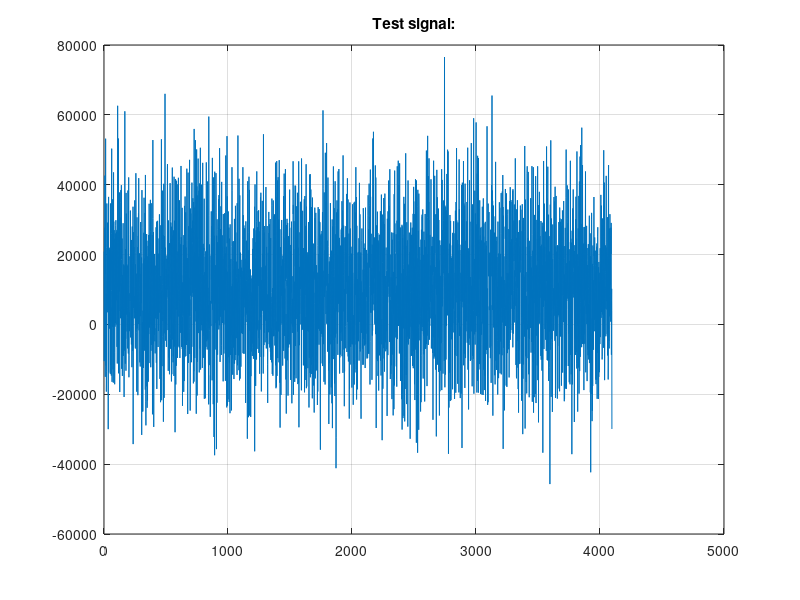

Write MATLAB code to recreate this figure.
clear;
close all;
clc;

% choose test signal:
    test = 'sin';
    %test = 'audio';
    %test = 'const';
    %test = 'num'; % numbers 0...N (function 'y = x', x > 0)

% sin spec:
    Fd = 44100;

    amp_1 = 10000; % 1st sine from e.g. 16 bit ADC
    amp_2 = 5000; % 2nd sine
    amp_noise = 15000;
    
    freq_1 = 9000; % Hz
    freq_2 = 4500;

    phase_1 = 0; % grad
    phase_2 = 37;

    bias = 10000;
% auido sample path:   
    audiofile = 'impulses/sample_in.wav';
    boost = 1.5e4; % all sample points multiple on this coef for normalize
% const signal:
    dc = 100;

N = 4096;
N_bank = N/4; % cause Radix-4

w_amp = 1024; % amplitude of twiddle coef use to normalize data after multiplier
stage = 6; % number of stage

fprintf('\n\tBegin\n');
fprintf('\n\t\tread and sort coef...\n');

%% ==============================   coef:   ===============================
w_re_1(1:N_bank, 1) = load('w_re_1.txt'); % column mean stage of FFT
w_re_2(1:N_bank, 1) = load('w_re_2.txt');
w_re_3(1:N_bank, 1) = load('w_re_3.txt');

w_im_1(1:N_bank, 1) = load('w_im_1.txt');
w_im_2(1:N_bank, 1) = load('w_im_2.txt');
w_im_3(1:N_bank, 1) = load('w_im_3.txt');

for i = 1:(stage - 2) % '- 2' because stage with multiplier '= stage - 1'
        w_re_1_buf = w_re_1(1:4:N_bank, i);
    w_re_1(1:N_bank, i + 1) = [w_re_1_buf; w_re_1_buf; w_re_1_buf; w_re_1_buf];
        w_re_2_buf = w_re_2(1:4:N_bank, i);
    w_re_2(1:N_bank, i + 1) = [w_re_2_buf; w_re_2_buf; w_re_2_buf; w_re_2_buf];
        w_re_3_buf = w_re_3(1:4:N_bank, i);
    w_re_3(1:N_bank, i + 1) = [w_re_3_buf; w_re_3_buf; w_re_3_buf; w_re_3_buf];

        w_im_1_buf = w_im_1(1:4:N_bank, i);
    w_im_1(1:N_bank, i + 1) = [w_im_1_buf; w_im_1_buf; w_im_1_buf; w_im_1_buf];
        w_im_2_buf = w_im_2(1:4:N_bank, i);
    w_im_2(1:N_bank, i + 1) = [w_im_2_buf; w_im_2_buf; w_im_2_buf; w_im_2_buf];
        w_im_3_buf = w_im_3(1:4:N_bank, i);
    w_im_3(1:N_bank, i + 1) = [w_im_3_buf; w_im_3_buf; w_im_3_buf; w_im_3_buf];
end

clear w_re_1_buf; clear w_re_2_buf; clear w_re_3_buf;  
clear w_im_1_buf; clear w_im_2_buf; clear w_im_3_buf;

%% ===========================   test signal:   ===========================
fprintf('\n\t\tbuild test signal...\n');
if(strcmp(test, 'sin'))
    time = 0 : 1/Fd : (N - 1)/Fd;
    
    noise = amp_noise * randn(1, length(time));
    signal = bias + amp_1*sind((freq_1*360).* time + phase_1) +...
                    amp_2*sind((freq_2*360).* time + phase_2) + noise;
    
    clear Fd; clear bias; clear time;
    clear amp_1; clear amp_2;
    clear freq_1; clear freq_2;
    clear phase_1; clear phase_2;
    
    fprintf('\n\t\tsine signal test\n');
elseif(strcmp(test, 'audio'))
    [y, fs] = audioread(audiofile);
    signal(1:N) = y(1:N).*boost;
    
    clear y; clear fs;
    
    fprintf('\n\t\taudio test\n');
elseif(strcmp(test, 'const'))
    signal(1:N) = dc;
    fprintf('\n\t\tconst test\n');
elseif(strcmp(test, 'num'))
    signal(1:N) = 0 : (N-1);
    fprintf('\n\t\tindex number test\n');
else
    error('"test" is wrong\n');
end

% filling RAM:
ram_re(1:N_bank, 1:4) = zeros;
ram_im(1:N_bank, 1:4) = zeros;

k = 0;
for i = 1:4 
    for j = 1:N_bank
        k = k + 1;
        ram_re(j, i) = round(signal(k));
    end
end

% graphic of test signal:
figure;
signal_buf(1:N) = [ram_re(:,1), ram_re(:,2), ram_re(:,3), ram_re(:,4)];
plot(signal_buf);
title('Test signal:');
grid on;

clear k; clear j; clear signal_buf;

%{
% 1 st:
% output mixer:
    ram_re_buf1(1:256,   1:4) = [ram_re(1:256,   1), ram_re(1:256,   2), ram_re(1:256,   3), ram_re(1:256,   4)];
    ram_re_buf1(257:512, 1:4) = [ram_re(257:512, 2), ram_re(257:512, 3), ram_re(257:512, 4), ram_re(257:512, 1)];
    ram_re_buf1(513:768, 1:4) = [ram_re(513:768, 3), ram_re(513:768, 4), ram_re(513:768, 1), ram_re(513:768, 2)];
    ram_re_buf1(769:1024,1:4) = [ram_re(769:1024,4), ram_re(769:1024,1), ram_re(769:1024,2), ram_re(769:1024,3)];

% ===========================    2 stage    ===============================
% input mixer + rotate addr:
    ram_a_re_buf(1:256,   1:4) = [ram_re_buf1(1:256, 1), ram_re_buf1(257:512, 4), ram_re_buf1(513:768, 3), ram_re_buf1(769:1024, 2)];
    ram_a_re_buf(257:512, 1:4) = [ram_re_buf1(1:256, 2), ram_re_buf1(257:512, 1), ram_re_buf1(513:768, 4), ram_re_buf1(769:1024, 3)];
    ram_a_re_buf(513:768, 1:4) = [ram_re_buf1(1:256, 3), ram_re_buf1(257:512, 2), ram_re_buf1(513:768, 1), ram_re_buf1(769:1024, 4)];
    ram_a_re_buf(769:1024,1:4) = [ram_re_buf1(1:256, 4), ram_re_buf1(257:512, 3), ram_re_buf1(513:768, 2), ram_re_buf1(769:1024, 1)];
    
% output mixer:
for i = 1:4
    t = (i-1)*256;
    
    ram_re(1+t : 64+t, 1:4) =    [ram_a_re_buf(1+t : 64+t, 1),    ram_a_re_buf(1+t : 64+t, 2),    ram_a_re_buf(1+t : 64+t, 3),    ram_a_re_buf(1+t : 64+t, 4)];
    ram_re(65+t : 128+t, 1:4) =  [ram_a_re_buf(65+t : 128+t, 2),  ram_a_re_buf(65+t : 128+t, 3),  ram_a_re_buf(65+t : 128+t, 4),  ram_a_re_buf(65+t : 128+t, 1)];
    ram_re(129+t : 192+t, 1:4) = [ram_a_re_buf(129+t : 192+t, 3), ram_a_re_buf(129+t : 192+t, 4), ram_a_re_buf(129+t : 192+t, 1), ram_a_re_buf(129+t : 192+t, 2)];
    ram_re(193+t : 256+t, 1:4) = [ram_a_re_buf(193+t : 256+t, 4), ram_a_re_buf(193+t : 256+t, 1), ram_a_re_buf(193+t : 256+t, 2), ram_a_re_buf(193+t : 256+t, 3)];

end

% ===========================    3 stage    ===============================

ram_a_re_buf(1:1024, 1:4) = zeros;

% input mixer + rotate addr:
for i = 1:4
    t = (i-1)*256;
    
    ram_a_re_buf(1+t : 64+t, 1:4) =    [ram_re(1+t : 64+t, 1), ram_re(65+t : 128+t, 4), ram_re(129+t : 192+t, 3), ram_re(193+t : 256+t, 2)];
    ram_a_re_buf(65+t : 128+t, 1:4) =  [ram_re(1+t : 64+t, 2), ram_re(65+t : 128+t, 1), ram_re(129+t : 192+t, 4), ram_re(193+t : 256+t, 3)];
    ram_a_re_buf(129+t : 192+t, 1:4) = [ram_re(1+t : 64+t, 3), ram_re(65+t : 128+t, 2), ram_re(129+t : 192+t, 1), ram_re(193+t : 256+t, 4)];
    ram_a_re_buf(193+t : 256+t, 1:4) = [ram_re(1+t : 64+t, 4), ram_re(65+t : 128+t, 3), ram_re(129+t : 192+t, 2), ram_re(193+t : 256+t, 1)];
end
  
% output mixer:
for i = 1:16
    t = (i-1)*64;
    
    ram_re(1+t : 16+t, 1:4) =  [ram_a_re_buf(1+t : 16+t, 1), ram_a_re_buf(1+t : 16+t, 2), ram_a_re_buf(1+t : 16+t, 3), ram_a_re_buf(1+t : 16+t, 4)];
    ram_re(17+t : 32+t, 1:4) = [ram_a_re_buf(17+t : 32+t, 2), ram_a_re_buf(17+t : 32+t, 3), ram_a_re_buf(17+t : 32+t, 4), ram_a_re_buf(17+t : 32+t, 1)];
    ram_re(33+t : 48+t, 1:4) = [ram_a_re_buf(33+t : 48+t, 3), ram_a_re_buf(33+t : 48+t, 4), ram_a_re_buf(33+t : 48+t, 1), ram_a_re_buf(33+t : 48+t, 2)];
    ram_re(49+t : 64+t, 1:4) = [ram_a_re_buf(49+t : 64+t, 4), ram_a_re_buf(49+t : 64+t, 1), ram_a_re_buf(49+t : 64+t, 2), ram_a_re_buf(49+t : 64+t, 3)];
end

% ===========================    4 stage    ===============================

ram_a_re_buf(1:1024, 1:4) = zeros;

% input mixer + rotate addr:
for i = 1:16
    t = (i-1)*64;
    
    ram_a_re_buf(1+t : 16+t, 1:4) =  [ram_re(1+t : 16+t, 1), ram_re(17+t : 32+t, 4), ram_re(33+t : 48+t, 3), ram_re(49+t : 64+t, 2)];
    ram_a_re_buf(17+t : 32+t, 1:4) = [ram_re(1+t : 16+t, 2), ram_re(17+t : 32+t, 1), ram_re(33+t : 48+t, 4), ram_re(49+t : 64+t, 3)];
    ram_a_re_buf(33+t : 48+t, 1:4) = [ram_re(1+t : 16+t, 3), ram_re(17+t : 32+t, 2), ram_re(33+t : 48+t, 1), ram_re(49+t : 64+t, 4)];
    ram_a_re_buf(49+t : 64+t, 1:4) = [ram_re(1+t : 16+t, 4), ram_re(17+t : 32+t, 3), ram_re(33+t : 48+t, 2), ram_re(49+t : 64+t, 1)];
end
    
% output mixer:
for i = 1:64
    t = (i-1)*16;
    
    ram_re(1+t : 4+t, 1:4) =   [ram_a_re_buf(1+t : 4+t, 1),   ram_a_re_buf(1+t : 4+t, 2),   ram_a_re_buf(1+t : 4+t, 3),   ram_a_re_buf(1+t : 4+t, 4)];
    ram_re(5+t : 8+t, 1:4) =   [ram_a_re_buf(5+t : 8+t, 2),   ram_a_re_buf(5+t : 8+t, 3),   ram_a_re_buf(5+t : 8+t, 4),   ram_a_re_buf(5+t : 8+t, 1)];
    ram_re(9+t : 12+t, 1:4) =  [ram_a_re_buf(9+t : 12+t, 3),  ram_a_re_buf(9+t : 12+t, 4),  ram_a_re_buf(9+t : 12+t, 1),  ram_a_re_buf(9+t : 12+t, 2)];
    ram_re(13+t : 16+t, 1:4) = [ram_a_re_buf(13+t : 16+t, 4), ram_a_re_buf(13+t : 16+t, 1), ram_a_re_buf(13+t : 16+t, 2), ram_a_re_buf(13+t : 16+t, 3)];
end

% ===========================    5 stage    ===============================

ram_a_re_buf(1:1024, 1:4) = zeros;

% input mixer + rotate addr:
for i = 1:64
    t = (i-1)*16;
    
    ram_a_re_buf(1+t : 4+t, 1:4) =   [ram_re(1+t : 4+t, 1), ram_re(5+t : 8+t, 4), ram_re(9+t : 12+t, 3), ram_re(13+t : 16+t, 2)];
    ram_a_re_buf(5+t : 8+t, 1:4) =   [ram_re(1+t : 4+t, 2), ram_re(5+t : 8+t, 1), ram_re(9+t : 12+t, 4), ram_re(13+t : 16+t, 3)];
    ram_a_re_buf(9+t : 12+t, 1:4) =  [ram_re(1+t : 4+t, 3), ram_re(5+t : 8+t, 2), ram_re(9+t : 12+t, 1), ram_re(13+t : 16+t, 4)];
    ram_a_re_buf(13+t : 16+t, 1:4) = [ram_re(1+t : 4+t, 4), ram_re(5+t : 8+t, 3), ram_re(9+t : 12+t, 2), ram_re(13+t : 16+t, 1)];
end

% output mixer:
for i = 1:256
    t = (i-1)*4;
    
    ram_re(1+t, 1:4) = [ram_a_re_buf(1+t, 1), ram_a_re_buf(1+t, 2), ram_a_re_buf(1+t, 3), ram_a_re_buf(1+t, 4)];
    ram_re(2+t, 1:4) = [ram_a_re_buf(2+t, 2), ram_a_re_buf(2+t, 3), ram_a_re_buf(2+t, 4), ram_a_re_buf(2+t, 1)];
    ram_re(3+t, 1:4) = [ram_a_re_buf(3+t, 3), ram_a_re_buf(3+t, 4), ram_a_re_buf(3+t, 1), ram_a_re_buf(3+t, 2)];
    ram_re(4+t, 1:4) = [ram_a_re_buf(4+t, 4), ram_a_re_buf(4+t, 1), ram_a_re_buf(4+t, 2), ram_a_re_buf(4+t, 3)];
end

%% ===========================    6 stage    ===============================

ram_a_re_buf(1:N_bank, 1:4) = zeros;

% input mixer + rotate addr:
for i = 1:256
    t = (i-1)*4;
    
    ram_a_re_buf(1+t, 1:4) = [ram_re(1+t, 1), ram_re(2+t, 4), ram_re(3+t, 3), ram_re(4+t, 2)];
    ram_a_re_buf(2+t, 1:4) = [ram_re(1+t, 2), ram_re(2+t, 1), ram_re(3+t, 4), ram_re(4+t, 3)];
    ram_a_re_buf(3+t, 1:4) = [ram_re(1+t, 3), ram_re(2+t, 2), ram_re(3+t, 1), ram_re(4+t, 4)];
    ram_a_re_buf(4+t, 1:4) = [ram_re(1+t, 4), ram_re(2+t, 3), ram_re(3+t, 2), ram_re(4+t, 1)];
end
%}

fprintf('\n\t\tstart FFT...\n');
%% ===========================    1 stage    ===============================
% butterfly:
    but_re(1:N_bank, 1) = (ram_re(1:N_bank, 1) + ram_re(1:N_bank, 2) + ram_re(1:N_bank, 3) + ram_re(1:N_bank, 4))/4;
    but_re(1:N_bank, 2) = (ram_re(1:N_bank, 1) + ram_im(1:N_bank, 2) - ram_re(1:N_bank, 3) - ram_im(1:N_bank, 4))/4;
    but_re(1:N_bank, 3) = (ram_re(1:N_bank, 1) - ram_re(1:N_bank, 2) + ram_re(1:N_bank, 3) - ram_re(1:N_bank, 4))/4;
    but_re(1:N_bank, 4) = (ram_re(1:N_bank, 1) - ram_im(1:N_bank, 2) - ram_re(1:N_bank, 3) + ram_im(1:N_bank, 4))/4;

    but_im(1:N_bank, 1) = (ram_im(1:N_bank, 1) + ram_im(1:N_bank, 2) + ram_im(1:N_bank, 3) + ram_im(1:N_bank, 4))/4;
    but_im(1:N_bank, 2) = (ram_im(1:N_bank, 1) - ram_re(1:N_bank, 2) - ram_im(1:N_bank, 3) + ram_re(1:N_bank, 4))/4;
    but_im(1:N_bank, 3) = (ram_im(1:N_bank, 1) - ram_im(1:N_bank, 2) + ram_im(1:N_bank, 3) - ram_im(1:N_bank, 4))/4;
    but_im(1:N_bank, 4) = (ram_im(1:N_bank, 1) + ram_re(1:N_bank, 2) - ram_im(1:N_bank, 3) - ram_re(1:N_bank, 4))/4;

% multipiler:
    mult_re(1:N_bank, 1) = but_re(1:N_bank, 1);
    mult_im(1:N_bank, 1) = but_im(1:N_bank, 1);

    mult_re(1:N_bank, 2) = (but_re(1:N_bank, 2).*w_re_1(1:N_bank, 1) - but_im(1:N_bank, 2).*w_im_1(1:N_bank, 1))/w_amp;
    mult_im(1:N_bank, 2) = (but_re(1:N_bank, 2).*w_im_1(1:N_bank, 1) + but_im(1:N_bank, 2).*w_re_1(1:N_bank, 1))/w_amp;

    mult_re(1:N_bank, 3) = (but_re(1:N_bank, 3).*w_re_2(1:N_bank, 1) - but_im(1:N_bank, 3).*w_im_2(1:N_bank, 1))/w_amp;
    mult_im(1:N_bank, 3) = (but_re(1:N_bank, 3).*w_im_2(1:N_bank, 1) + but_im(1:N_bank, 3).*w_re_2(1:N_bank, 1))/w_amp;

    mult_re(1:N_bank, 4) = (but_re(1:N_bank, 4).*w_re_3(1:N_bank, 1) - but_im(1:N_bank, 4).*w_im_3(1:N_bank, 1))/w_amp; 
    mult_im(1:N_bank, 4) = (but_re(1:N_bank, 4).*w_im_3(1:N_bank, 1) + but_im(1:N_bank, 4).*w_re_3(1:N_bank, 1))/w_amp;

% output mixer:
    ram_re(1:256,   1:4) = [mult_re(1:256,   1), mult_re(1:256,   2), mult_re(1:256,   3), mult_re(1:256,   4)];
    ram_re(257:512, 1:4) = [mult_re(257:512, 2), mult_re(257:512, 3), mult_re(257:512, 4), mult_re(257:512, 1)];
    ram_re(513:768, 1:4) = [mult_re(513:768, 3), mult_re(513:768, 4), mult_re(513:768, 1), mult_re(513:768, 2)];
    ram_re(769:1024,1:4) = [mult_re(769:1024,4), mult_re(769:1024,1), mult_re(769:1024,2), mult_re(769:1024,3)];
    
    ram_im(1:256,   1:4) = [mult_im(1:256,   1), mult_im(1:256,   2), mult_im(1:256,   3), mult_im(1:256,   4)];
    ram_im(257:512, 1:4) = [mult_im(257:512, 2), mult_im(257:512, 3), mult_im(257:512, 4), mult_im(257:512, 1)];
    ram_im(513:768, 1:4) = [mult_im(513:768, 3), mult_im(513:768, 4), mult_im(513:768, 1), mult_im(513:768, 2)];
    ram_im(769:1024,1:4) = [mult_im(769:1024,4), mult_im(769:1024,1), mult_im(769:1024,2), mult_im(769:1024,3)];

%% ===========================    2 stage    ===============================
% input mixer + rotate addr:
    ram_a_re_buf(1:256,   1:4) = [ram_re(1:256, 1), ram_re(257:512, 4), ram_re(513:768, 3), ram_re(769:1024, 2)];
    ram_a_re_buf(257:512, 1:4) = [ram_re(1:256, 2), ram_re(257:512, 1), ram_re(513:768, 4), ram_re(769:1024, 3)];
    ram_a_re_buf(513:768, 1:4) = [ram_re(1:256, 3), ram_re(257:512, 2), ram_re(513:768, 1), ram_re(769:1024, 4)];
    ram_a_re_buf(769:1024,1:4) = [ram_re(1:256, 4), ram_re(257:512, 3), ram_re(513:768, 2), ram_re(769:1024, 1)];
    
    ram_a_im_buf(1:256,   1:4) = [ram_im(1:256, 1), ram_im(257:512, 4), ram_im(513:768, 3), ram_im(769:1024, 2)];
    ram_a_im_buf(257:512, 1:4) = [ram_im(1:256, 2), ram_im(257:512, 1), ram_im(513:768, 4), ram_im(769:1024, 3)];
    ram_a_im_buf(513:768, 1:4) = [ram_im(1:256, 3), ram_im(257:512, 2), ram_im(513:768, 1), ram_im(769:1024, 4)];
    ram_a_im_buf(769:1024,1:4) = [ram_im(1:256, 4), ram_im(257:512, 3), ram_im(513:768, 2), ram_im(769:1024, 1)];
    
ram_re = ram_a_re_buf;
ram_im = ram_a_im_buf;
clear ram_a_re_buf; clear ram_a_im_buf;
    
% butterfly:
    but_re(1:N_bank, 1) = (ram_re(1:N_bank, 1) + ram_re(1:N_bank, 2) + ram_re(1:N_bank, 3) + ram_re(1:N_bank, 4))/4;
    but_re(1:N_bank, 2) = (ram_re(1:N_bank, 1) + ram_im(1:N_bank, 2) - ram_re(1:N_bank, 3) - ram_im(1:N_bank, 4))/4;
    but_re(1:N_bank, 3) = (ram_re(1:N_bank, 1) - ram_re(1:N_bank, 2) + ram_re(1:N_bank, 3) - ram_re(1:N_bank, 4))/4;
    but_re(1:N_bank, 4) = (ram_re(1:N_bank, 1) - ram_im(1:N_bank, 2) - ram_re(1:N_bank, 3) + ram_im(1:N_bank, 4))/4;

    but_im(1:N_bank, 1) = (ram_im(1:N_bank, 1) + ram_im(1:N_bank, 2) + ram_im(1:N_bank, 3) + ram_im(1:N_bank, 4))/4;
    but_im(1:N_bank, 2) = (ram_im(1:N_bank, 1) - ram_re(1:N_bank, 2) - ram_im(1:N_bank, 3) + ram_re(1:N_bank, 4))/4;
    but_im(1:N_bank, 3) = (ram_im(1:N_bank, 1) - ram_im(1:N_bank, 2) + ram_im(1:N_bank, 3) - ram_im(1:N_bank, 4))/4;
    but_im(1:N_bank, 4) = (ram_im(1:N_bank, 1) + ram_re(1:N_bank, 2) - ram_im(1:N_bank, 3) - ram_re(1:N_bank, 4))/4;
    
% multipiler:
    mult_re(1:N_bank, 1) = but_re(1:N_bank, 1);
    mult_im(1:N_bank, 1) = but_im(1:N_bank, 1);

    mult_re(1:N_bank, 2) = (but_re(1:N_bank, 2).*w_re_1(1:N_bank, 2) - but_im(1:N_bank, 2).*w_im_1(1:N_bank, 2))/w_amp;
    mult_im(1:N_bank, 2) = (but_re(1:N_bank, 2).*w_im_1(1:N_bank, 2) + but_im(1:N_bank, 2).*w_re_1(1:N_bank, 2))/w_amp;

    mult_re(1:N_bank, 3) = (but_re(1:N_bank, 3).*w_re_2(1:N_bank, 2) - but_im(1:N_bank, 3).*w_im_2(1:N_bank, 2))/w_amp;
    mult_im(1:N_bank, 3) = (but_re(1:N_bank, 3).*w_im_2(1:N_bank, 2) + but_im(1:N_bank, 3).*w_re_2(1:N_bank, 2))/w_amp;

    mult_re(1:N_bank, 4) = (but_re(1:N_bank, 4).*w_re_3(1:N_bank, 2) - but_im(1:N_bank, 4).*w_im_3(1:N_bank, 2))/w_amp;
    mult_im(1:N_bank, 4) = (but_re(1:N_bank, 4).*w_im_3(1:N_bank, 2) + but_im(1:N_bank, 4).*w_re_3(1:N_bank, 2))/w_amp;
    
% output mixer:
for i = 1:4
    t = (i-1)*256;
    
    ram_re(1+t : 64+t, 1:4) =    [mult_re(1+t : 64+t, 1),    mult_re(1+t : 64+t, 2),    mult_re(1+t : 64+t, 3),    mult_re(1+t : 64+t, 4)];
    ram_re(65+t : 128+t, 1:4) =  [mult_re(65+t : 128+t, 2),  mult_re(65+t : 128+t, 3),  mult_re(65+t : 128+t, 4),  mult_re(65+t : 128+t, 1)];
    ram_re(129+t : 192+t, 1:4) = [mult_re(129+t : 192+t, 3), mult_re(129+t : 192+t, 4), mult_re(129+t : 192+t, 1), mult_re(129+t : 192+t, 2)];
    ram_re(193+t : 256+t, 1:4) = [mult_re(193+t : 256+t, 4), mult_re(193+t : 256+t, 1), mult_re(193+t : 256+t, 2), mult_re(193+t : 256+t, 3)];
    
    ram_im(1+t : 64+t, 1:4) =    [mult_im(1+t : 64+t, 1),    mult_im(1+t : 64+t, 2),    mult_im(1+t : 64+t, 3),    mult_im(1+t : 64+t, 4)];
    ram_im(65+t : 128+t, 1:4) =  [mult_im(65+t : 128+t, 2),  mult_im(65+t : 128+t, 3),  mult_im(65+t : 128+t, 4),  mult_im(65+t : 128+t, 1)];
    ram_im(129+t : 192+t, 1:4) = [mult_im(129+t : 192+t, 3), mult_im(129+t : 192+t, 4), mult_im(129+t : 192+t, 1), mult_im(129+t : 192+t, 2)];
    ram_im(193+t : 256+t, 1:4) = [mult_im(193+t : 256+t, 4), mult_im(193+t : 256+t, 1), mult_im(193+t : 256+t, 2), mult_im(193+t : 256+t, 3)];
end

%% ===========================    3 stage    ===============================

ram_a_re_buf(1:N_bank, 1:4) = zeros;
ram_a_im_buf(1:N_bank, 1:4) = zeros;

% input mixer + rotate addr:
for i = 1:4
    t = (i-1)*256;
    
    ram_a_re_buf(1+t : 64+t, 1:4) =    [ram_re(1+t : 64+t, 1), ram_re(65+t : 128+t, 4), ram_re(129+t : 192+t, 3), ram_re(193+t : 256+t, 2)];
    ram_a_re_buf(65+t : 128+t, 1:4) =  [ram_re(1+t : 64+t, 2), ram_re(65+t : 128+t, 1), ram_re(129+t : 192+t, 4), ram_re(193+t : 256+t, 3)];
    ram_a_re_buf(129+t : 192+t, 1:4) = [ram_re(1+t : 64+t, 3), ram_re(65+t : 128+t, 2), ram_re(129+t : 192+t, 1), ram_re(193+t : 256+t, 4)];
    ram_a_re_buf(193+t : 256+t, 1:4) = [ram_re(1+t : 64+t, 4), ram_re(65+t : 128+t, 3), ram_re(129+t : 192+t, 2), ram_re(193+t : 256+t, 1)];
    
    ram_a_im_buf(1+t : 64+t, 1:4) =    [ram_im(1+t : 64+t, 1), ram_im(65+t : 128+t, 4), ram_im(129+t : 192+t, 3), ram_im(193+t : 256+t, 2)];
    ram_a_im_buf(65+t : 128+t, 1:4) =  [ram_im(1+t : 64+t, 2), ram_im(65+t : 128+t, 1), ram_im(129+t : 192+t, 4), ram_im(193+t : 256+t, 3)];
    ram_a_im_buf(129+t : 192+t, 1:4) = [ram_im(1+t : 64+t, 3), ram_im(65+t : 128+t, 2), ram_im(129+t : 192+t, 1), ram_im(193+t : 256+t, 4)];
    ram_a_im_buf(193+t : 256+t, 1:4) = [ram_im(1+t : 64+t, 4), ram_im(65+t : 128+t, 3), ram_im(129+t : 192+t, 2), ram_im(193+t : 256+t, 1)];
end
    
ram_re = ram_a_re_buf;
ram_im = ram_a_im_buf;
clear ram_a_re_buf; clear ram_a_im_buf;
    
% butterfly:
    but_re(1:N_bank, 1) = (ram_re(1:N_bank, 1) + ram_re(1:N_bank, 2) + ram_re(1:N_bank, 3) + ram_re(1:N_bank, 4))/4;
    but_re(1:N_bank, 2) = (ram_re(1:N_bank, 1) + ram_im(1:N_bank, 2) - ram_re(1:N_bank, 3) - ram_im(1:N_bank, 4))/4;
    but_re(1:N_bank, 3) = (ram_re(1:N_bank, 1) - ram_re(1:N_bank, 2) + ram_re(1:N_bank, 3) - ram_re(1:N_bank, 4))/4;
    but_re(1:N_bank, 4) = (ram_re(1:N_bank, 1) - ram_im(1:N_bank, 2) - ram_re(1:N_bank, 3) + ram_im(1:N_bank, 4))/4;

    but_im(1:N_bank, 1) = (ram_im(1:N_bank, 1) + ram_im(1:N_bank, 2) + ram_im(1:N_bank, 3) + ram_im(1:N_bank, 4))/4;
    but_im(1:N_bank, 2) = (ram_im(1:N_bank, 1) - ram_re(1:N_bank, 2) - ram_im(1:N_bank, 3) + ram_re(1:N_bank, 4))/4;
    but_im(1:N_bank, 3) = (ram_im(1:N_bank, 1) - ram_im(1:N_bank, 2) + ram_im(1:N_bank, 3) - ram_im(1:N_bank, 4))/4;
    but_im(1:N_bank, 4) = (ram_im(1:N_bank, 1) + ram_re(1:N_bank, 2) - ram_im(1:N_bank, 3) - ram_re(1:N_bank, 4))/4;
    
% multipiler:
    mult_re(1:N_bank, 1) = but_re(1:N_bank, 1);
    mult_im(1:N_bank, 1) = but_im(1:N_bank, 1);

    mult_re(1:N_bank, 2) = (but_re(1:N_bank, 2).*w_re_1(1:N_bank, 3) - but_im(1:N_bank, 2).*w_im_1(1:N_bank, 3))/w_amp;
    mult_im(1:N_bank, 2) = (but_re(1:N_bank, 2).*w_im_1(1:N_bank, 3) + but_im(1:N_bank, 2).*w_re_1(1:N_bank, 3))/w_amp;

    mult_re(1:N_bank, 3) = (but_re(1:N_bank, 3).*w_re_2(1:N_bank, 3) - but_im(1:N_bank, 3).*w_im_2(1:N_bank, 3))/w_amp;
    mult_im(1:N_bank, 3) = (but_re(1:N_bank, 3).*w_im_2(1:N_bank, 3) + but_im(1:N_bank, 3).*w_re_2(1:N_bank, 3))/w_amp;

    mult_re(1:N_bank, 4) = (but_re(1:N_bank, 4).*w_re_3(1:N_bank, 3) - but_im(1:N_bank, 4).*w_im_3(1:N_bank, 3))/w_amp;
    mult_im(1:N_bank, 4) = (but_re(1:N_bank, 4).*w_im_3(1:N_bank, 3) + but_im(1:N_bank, 4).*w_re_3(1:N_bank, 3))/w_amp;

% output mixer:
for i = 1:16
    t = (i-1)*64;
    
    ram_re(1+t : 16+t, 1:4) =  [mult_re(1+t : 16+t, 1), mult_re(1+t : 16+t, 2), mult_re(1+t : 16+t, 3), mult_re(1+t : 16+t, 4)];
    ram_re(17+t : 32+t, 1:4) = [mult_re(17+t : 32+t, 2), mult_re(17+t : 32+t, 3), mult_re(17+t : 32+t, 4), mult_re(17+t : 32+t, 1)];
    ram_re(33+t : 48+t, 1:4) = [mult_re(33+t : 48+t, 3), mult_re(33+t : 48+t, 4), mult_re(33+t : 48+t, 1), mult_re(33+t : 48+t, 2)];
    ram_re(49+t : 64+t, 1:4) = [mult_re(49+t : 64+t, 4), mult_re(49+t : 64+t, 1), mult_re(49+t : 64+t, 2), mult_re(49+t : 64+t, 3)];
    
    ram_im(1+t : 16+t, 1:4) =  [mult_im(1+t : 16+t, 1), mult_im(1+t : 16+t, 2), mult_im(1+t : 16+t, 3), mult_im(1+t : 16+t, 4)];
    ram_im(17+t : 32+t, 1:4) = [mult_im(17+t : 32+t, 2), mult_im(17+t : 32+t, 3), mult_im(17+t : 32+t, 4), mult_im(17+t : 32+t, 1)];
    ram_im(33+t : 48+t, 1:4) = [mult_im(33+t : 48+t, 3), mult_im(33+t : 48+t, 4), mult_im(33+t : 48+t, 1), mult_im(33+t : 48+t, 2)];
    ram_im(49+t : 64+t, 1:4) = [mult_im(49+t : 64+t, 4), mult_im(49+t : 64+t, 1), mult_im(49+t : 64+t, 2), mult_im(49+t : 64+t, 3)];
end

%% ===========================    4 stage    ===============================

ram_a_re_buf(1:N_bank, 1:4) = zeros;
ram_a_im_buf(1:N_bank, 1:4) = zeros;

% input mixer + rotate addr:
for i = 1:16
    t = (i-1)*64;
    
    ram_a_re_buf(1+t : 16+t, 1:4) =  [ram_re(1+t : 16+t, 1), ram_re(17+t : 32+t, 4), ram_re(33+t : 48+t, 3), ram_re(49+t : 64+t, 2)];
    ram_a_re_buf(17+t : 32+t, 1:4) = [ram_re(1+t : 16+t, 2), ram_re(17+t : 32+t, 1), ram_re(33+t : 48+t, 4), ram_re(49+t : 64+t, 3)];
    ram_a_re_buf(33+t : 48+t, 1:4) = [ram_re(1+t : 16+t, 3), ram_re(17+t : 32+t, 2), ram_re(33+t : 48+t, 1), ram_re(49+t : 64+t, 4)];
    ram_a_re_buf(49+t : 64+t, 1:4) = [ram_re(1+t : 16+t, 4), ram_re(17+t : 32+t, 3), ram_re(33+t : 48+t, 2), ram_re(49+t : 64+t, 1)];
    
    ram_a_im_buf(1+t : 16+t, 1:4) =  [ram_im(1+t : 16+t, 1), ram_im(17+t : 32+t, 4), ram_im(33+t : 48+t, 3), ram_im(49+t : 64+t, 2)];
    ram_a_im_buf(17+t : 32+t, 1:4) = [ram_im(1+t : 16+t, 2), ram_im(17+t : 32+t, 1), ram_im(33+t : 48+t, 4), ram_im(49+t : 64+t, 3)];
    ram_a_im_buf(33+t : 48+t, 1:4) = [ram_im(1+t : 16+t, 3), ram_im(17+t : 32+t, 2), ram_im(33+t : 48+t, 1), ram_im(49+t : 64+t, 4)];
    ram_a_im_buf(49+t : 64+t, 1:4) = [ram_im(1+t : 16+t, 4), ram_im(17+t : 32+t, 3), ram_im(33+t : 48+t, 2), ram_im(49+t : 64+t, 1)];
end
    
ram_re = ram_a_re_buf;
ram_im = ram_a_im_buf;
clear ram_a_re_buf; clear ram_a_im_buf;
    
% butterfly:
    but_re(1:N_bank, 1) = (ram_re(1:N_bank, 1) + ram_re(1:N_bank, 2) + ram_re(1:N_bank, 3) + ram_re(1:N_bank, 4))/4;
    but_re(1:N_bank, 2) = (ram_re(1:N_bank, 1) + ram_im(1:N_bank, 2) - ram_re(1:N_bank, 3) - ram_im(1:N_bank, 4))/4;
    but_re(1:N_bank, 3) = (ram_re(1:N_bank, 1) - ram_re(1:N_bank, 2) + ram_re(1:N_bank, 3) - ram_re(1:N_bank, 4))/4;
    but_re(1:N_bank, 4) = (ram_re(1:N_bank, 1) - ram_im(1:N_bank, 2) - ram_re(1:N_bank, 3) + ram_im(1:N_bank, 4))/4;

    but_im(1:N_bank, 1) = (ram_im(1:N_bank, 1) + ram_im(1:N_bank, 2) + ram_im(1:N_bank, 3) + ram_im(1:N_bank, 4))/4;
    but_im(1:N_bank, 2) = (ram_im(1:N_bank, 1) - ram_re(1:N_bank, 2) - ram_im(1:N_bank, 3) + ram_re(1:N_bank, 4))/4;
    but_im(1:N_bank, 3) = (ram_im(1:N_bank, 1) - ram_im(1:N_bank, 2) + ram_im(1:N_bank, 3) - ram_im(1:N_bank, 4))/4;
    but_im(1:N_bank, 4) = (ram_im(1:N_bank, 1) + ram_re(1:N_bank, 2) - ram_im(1:N_bank, 3) - ram_re(1:N_bank, 4))/4;
    
% multipiler:
    mult_re(1:N_bank, 1) = but_re(1:N_bank, 1);
    mult_im(1:N_bank, 1) = but_im(1:N_bank, 1);

    mult_re(1:N_bank, 2) = (but_re(1:N_bank, 2).*w_re_1(1:N_bank, 4) - but_im(1:N_bank, 2).*w_im_1(1:N_bank, 4))/w_amp;
    mult_im(1:N_bank, 2) = (but_re(1:N_bank, 2).*w_im_1(1:N_bank, 4) + but_im(1:N_bank, 2).*w_re_1(1:N_bank, 4))/w_amp;

    mult_re(1:N_bank, 3) = (but_re(1:N_bank, 3).*w_re_2(1:N_bank, 4) - but_im(1:N_bank, 3).*w_im_2(1:N_bank, 4))/w_amp;
    mult_im(1:N_bank, 3) = (but_re(1:N_bank, 3).*w_im_2(1:N_bank, 4) + but_im(1:N_bank, 3).*w_re_2(1:N_bank, 4))/w_amp;

    mult_re(1:N_bank, 4) = (but_re(1:N_bank, 4).*w_re_3(1:N_bank, 4) - but_im(1:N_bank, 4).*w_im_3(1:N_bank, 4))/w_amp;
    mult_im(1:N_bank, 4) = (but_re(1:N_bank, 4).*w_im_3(1:N_bank, 4) + but_im(1:N_bank, 4).*w_re_3(1:N_bank, 4))/w_amp;
    
% output mixer:
for i = 1:64
    t = (i-1)*16;
    
    ram_re(1+t : 4+t, 1:4) =   [mult_re(1+t : 4+t, 1),   mult_re(1+t : 4+t, 2),   mult_re(1+t : 4+t, 3),   mult_re(1+t : 4+t, 4)];
    ram_re(5+t : 8+t, 1:4) =   [mult_re(5+t : 8+t, 2),   mult_re(5+t : 8+t, 3),   mult_re(5+t : 8+t, 4),   mult_re(5+t : 8+t, 1)];
    ram_re(9+t : 12+t, 1:4) =  [mult_re(9+t : 12+t, 3),  mult_re(9+t : 12+t, 4),  mult_re(9+t : 12+t, 1),  mult_re(9+t : 12+t, 2)];
    ram_re(13+t : 16+t, 1:4) = [mult_re(13+t : 16+t, 4), mult_re(13+t : 16+t, 1), mult_re(13+t : 16+t, 2), mult_re(13+t : 16+t, 3)];
    
    ram_im(1+t : 4+t, 1:4) =   [mult_im(1+t : 4+t, 1),   mult_im(1+t : 4+t, 2),   mult_im(1+t : 4+t, 3),   mult_im(1+t : 4+t, 4)];
    ram_im(5+t : 8+t, 1:4) =   [mult_im(5+t : 8+t, 2),   mult_im(5+t : 8+t, 3),   mult_im(5+t : 8+t, 4),   mult_im(5+t : 8+t, 1)];
    ram_im(9+t : 12+t, 1:4) =  [mult_im(9+t : 12+t, 3),  mult_im(9+t : 12+t, 4),  mult_im(9+t : 12+t, 1),  mult_im(9+t : 12+t, 2)];
    ram_im(13+t : 16+t, 1:4) = [mult_im(13+t : 16+t, 4), mult_im(13+t : 16+t, 1), mult_im(13+t : 16+t, 2), mult_im(13+t : 16+t, 3)];
end

%% ===========================    5 stage    ===============================

ram_a_re_buf(1:N_bank, 1:4) = zeros;
ram_a_im_buf(1:N_bank, 1:4) = zeros;

% input mixer + rotate addr:
for i = 1:64
    t = (i-1)*16;
    
    ram_a_re_buf(1+t : 4+t, 1:4) =   [ram_re(1+t : 4+t, 1), ram_re(5+t : 8+t, 4), ram_re(9+t : 12+t, 3), ram_re(13+t : 16+t, 2)];
    ram_a_re_buf(5+t : 8+t, 1:4) =   [ram_re(1+t : 4+t, 2), ram_re(5+t : 8+t, 1), ram_re(9+t : 12+t, 4), ram_re(13+t : 16+t, 3)];
    ram_a_re_buf(9+t : 12+t, 1:4) =  [ram_re(1+t : 4+t, 3), ram_re(5+t : 8+t, 2), ram_re(9+t : 12+t, 1), ram_re(13+t : 16+t, 4)];
    ram_a_re_buf(13+t : 16+t, 1:4) = [ram_re(1+t : 4+t, 4), ram_re(5+t : 8+t, 3), ram_re(9+t : 12+t, 2), ram_re(13+t : 16+t, 1)];
    
    ram_a_im_buf(1+t : 4+t, 1:4) =   [ram_im(1+t : 4+t, 1), ram_im(5+t : 8+t, 4), ram_im(9+t : 12+t, 3), ram_im(13+t : 16+t, 2)];
    ram_a_im_buf(5+t : 8+t, 1:4) =   [ram_im(1+t : 4+t, 2), ram_im(5+t : 8+t, 1), ram_im(9+t : 12+t, 4), ram_im(13+t : 16+t, 3)];
    ram_a_im_buf(9+t : 12+t, 1:4) =  [ram_im(1+t : 4+t, 3), ram_im(5+t : 8+t, 2), ram_im(9+t : 12+t, 1), ram_im(13+t : 16+t, 4)];
    ram_a_im_buf(13+t : 16+t, 1:4) = [ram_im(1+t : 4+t, 4), ram_im(5+t : 8+t, 3), ram_im(9+t : 12+t, 2), ram_im(13+t : 16+t, 1)];
end
    
ram_re = ram_a_re_buf;
ram_im = ram_a_im_buf;
clear ram_a_re_buf; clear ram_a_im_buf;
    
% butterfly:
    but_re(1:N_bank, 1) = (ram_re(1:N_bank, 1) + ram_re(1:N_bank, 2) + ram_re(1:N_bank, 3) + ram_re(1:N_bank, 4))/4;
    but_re(1:N_bank, 2) = (ram_re(1:N_bank, 1) + ram_im(1:N_bank, 2) - ram_re(1:N_bank, 3) - ram_im(1:N_bank, 4))/4;
    but_re(1:N_bank, 3) = (ram_re(1:N_bank, 1) - ram_re(1:N_bank, 2) + ram_re(1:N_bank, 3) - ram_re(1:N_bank, 4))/4;
    but_re(1:N_bank, 4) = (ram_re(1:N_bank, 1) - ram_im(1:N_bank, 2) - ram_re(1:N_bank, 3) + ram_im(1:N_bank, 4))/4;

    but_im(1:N_bank, 1) = (ram_im(1:N_bank, 1) + ram_im(1:N_bank, 2) + ram_im(1:N_bank, 3) + ram_im(1:N_bank, 4))/4;
    but_im(1:N_bank, 2) = (ram_im(1:N_bank, 1) - ram_re(1:N_bank, 2) - ram_im(1:N_bank, 3) + ram_re(1:N_bank, 4))/4;
    but_im(1:N_bank, 3) = (ram_im(1:N_bank, 1) - ram_im(1:N_bank, 2) + ram_im(1:N_bank, 3) - ram_im(1:N_bank, 4))/4;
    but_im(1:N_bank, 4) = (ram_im(1:N_bank, 1) + ram_re(1:N_bank, 2) - ram_im(1:N_bank, 3) - ram_re(1:N_bank, 4))/4;

% multipiler:
    mult_re(1:N_bank, 1) = but_re(1:N_bank, 1); % 0
    mult_im(1:N_bank, 1) = but_im(1:N_bank, 1);

    mult_re(1:N_bank, 2) = (but_re(1:N_bank, 2).*w_re_1(1:N_bank, 5) - but_im(1:N_bank, 2).*w_im_1(1:N_bank, 5))/w_amp;
    mult_im(1:N_bank, 2) = (but_re(1:N_bank, 2).*w_im_1(1:N_bank, 5) + but_im(1:N_bank, 2).*w_re_1(1:N_bank, 5))/w_amp;

    mult_re(1:N_bank, 3) = (but_re(1:N_bank, 3).*w_re_2(1:N_bank, 5) - but_im(1:N_bank, 3).*w_im_2(1:N_bank, 5))/w_amp;
    mult_im(1:N_bank, 3) = (but_re(1:N_bank, 3).*w_im_2(1:N_bank, 5) + but_im(1:N_bank, 3).*w_re_2(1:N_bank, 5))/w_amp;

    mult_re(1:N_bank, 4) = (but_re(1:N_bank, 4).*w_re_3(1:N_bank, 5) - but_im(1:N_bank, 4).*w_im_3(1:N_bank, 5))/w_amp;
    mult_im(1:N_bank, 4) = (but_re(1:N_bank, 4).*w_im_3(1:N_bank, 5) + but_im(1:N_bank, 4).*w_re_3(1:N_bank, 5))/w_amp;
    
% output mixer:
for i = 1:256
    t = (i-1)*4;
    
    ram_re(1+t, 1:4) = [mult_re(1+t, 1), mult_re(1+t, 2), mult_re(1+t, 3), mult_re(1+t, 4)];
    ram_re(2+t, 1:4) = [mult_re(2+t, 2), mult_re(2+t, 3), mult_re(2+t, 4), mult_re(2+t, 1)];
    ram_re(3+t, 1:4) = [mult_re(3+t, 3), mult_re(3+t, 4), mult_re(3+t, 1), mult_re(3+t, 2)];
    ram_re(4+t, 1:4) = [mult_re(4+t, 4), mult_re(4+t, 1), mult_re(4+t, 2), mult_re(4+t, 3)];
    
    ram_im(1+t, 1:4) = [mult_im(1+t, 1), mult_im(1+t, 2), mult_im(1+t, 3), mult_im(1+t, 4)];
    ram_im(2+t, 1:4) = [mult_im(2+t, 2), mult_im(2+t, 3), mult_im(2+t, 4), mult_im(2+t, 1)];
    ram_im(3+t, 1:4) = [mult_im(3+t, 3), mult_im(3+t, 4), mult_im(3+t, 1), mult_im(3+t, 2)];
    ram_im(4+t, 1:4) = [mult_im(4+t, 4), mult_im(4+t, 1), mult_im(4+t, 2), mult_im(4+t, 3)];
end

%% ===========================    6 stage    ===============================

ram_a_re_buf(1:N_bank, 1:4) = zeros;
ram_a_im_buf(1:N_bank, 1:4) = zeros;

% input mixer + rotate addr:
for i = 1:256
    t = (i-1)*4;
    
    ram_a_re_buf(1+t, 1:4) = [ram_re(1+t, 1), ram_re(2+t, 4), ram_re(3+t, 3), ram_re(4+t, 2)];
    ram_a_re_buf(2+t, 1:4) = [ram_re(1+t, 2), ram_re(2+t, 1), ram_re(3+t, 4), ram_re(4+t, 3)];
    ram_a_re_buf(3+t, 1:4) = [ram_re(1+t, 3), ram_re(2+t, 2), ram_re(3+t, 1), ram_re(4+t, 4)];
    ram_a_re_buf(4+t, 1:4) = [ram_re(1+t, 4), ram_re(2+t, 3), ram_re(3+t, 2), ram_re(4+t, 1)];
    
    ram_a_im_buf(1+t, 1:4) = [ram_im(1+t, 1), ram_im(2+t, 4), ram_im(3+t, 3), ram_im(4+t, 2)];
    ram_a_im_buf(2+t, 1:4) = [ram_im(1+t, 2), ram_im(2+t, 1), ram_im(3+t, 4), ram_im(4+t, 3)];
    ram_a_im_buf(3+t, 1:4) = [ram_im(1+t, 3), ram_im(2+t, 2), ram_im(3+t, 1), ram_im(4+t, 4)];
    ram_a_im_buf(4+t, 1:4) = [ram_im(1+t, 4), ram_im(2+t, 3), ram_im(3+t, 2), ram_im(4+t, 1)];
end

ram_re = ram_a_re_buf;
ram_im = ram_a_im_buf;
clear ram_a_re_buf; clear ram_a_im_buf;

% butterfly:
    but_re(1:N_bank, 1) = (ram_re(1:N_bank, 1) + ram_re(1:N_bank, 2) + ram_re(1:N_bank, 3) + ram_re(1:N_bank, 4))/4;
    but_re(1:N_bank, 2) = (ram_re(1:N_bank, 1) + ram_im(1:N_bank, 2) - ram_re(1:N_bank, 3) - ram_im(1:N_bank, 4))/4;
    but_re(1:N_bank, 3) = (ram_re(1:N_bank, 1) - ram_re(1:N_bank, 2) + ram_re(1:N_bank, 3) - ram_re(1:N_bank, 4))/4;
    but_re(1:N_bank, 4) = (ram_re(1:N_bank, 1) - ram_im(1:N_bank, 2) - ram_re(1:N_bank, 3) + ram_im(1:N_bank, 4))/4;

    but_im(1:N_bank, 1) = (ram_im(1:N_bank, 1) + ram_im(1:N_bank, 2) + ram_im(1:N_bank, 3) + ram_im(1:N_bank, 4))/4;
    but_im(1:N_bank, 2) = (ram_im(1:N_bank, 1) - ram_re(1:N_bank, 2) - ram_im(1:N_bank, 3) + ram_re(1:N_bank, 4))/4;
    but_im(1:N_bank, 3) = (ram_im(1:N_bank, 1) - ram_im(1:N_bank, 2) + ram_im(1:N_bank, 3) - ram_im(1:N_bank, 4))/4;
    but_im(1:N_bank, 4) = (ram_im(1:N_bank, 1) + ram_re(1:N_bank, 2) - ram_im(1:N_bank, 3) - ram_re(1:N_bank, 4))/4;

%% output files
fprintf('\n\t\tsave files...\n');

file_a_re = fopen('ram_a_re.txt', 'w');
file_a_im = fopen('ram_a_im.txt', 'w');

for i = 1:N_bank
    fprintf(file_a_re, '%d\t%d\t%d\t%d\n', but_re(i, 1:4)); 
    fprintf(file_a_im, '%d\t%d\t%d\t%d\n', but_im(i, 1:4)); 
end

fclose(file_a_re);
fclose(file_a_im);

fprintf('\n\tComplete\n');